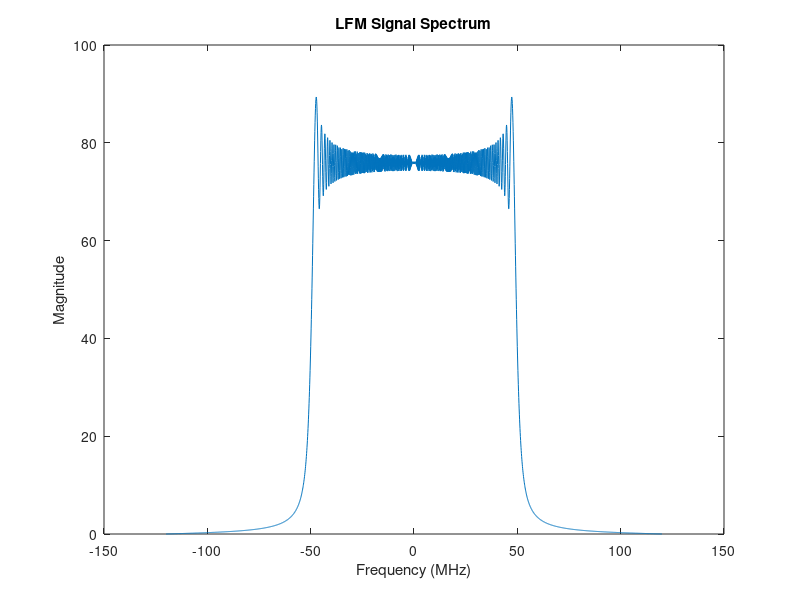
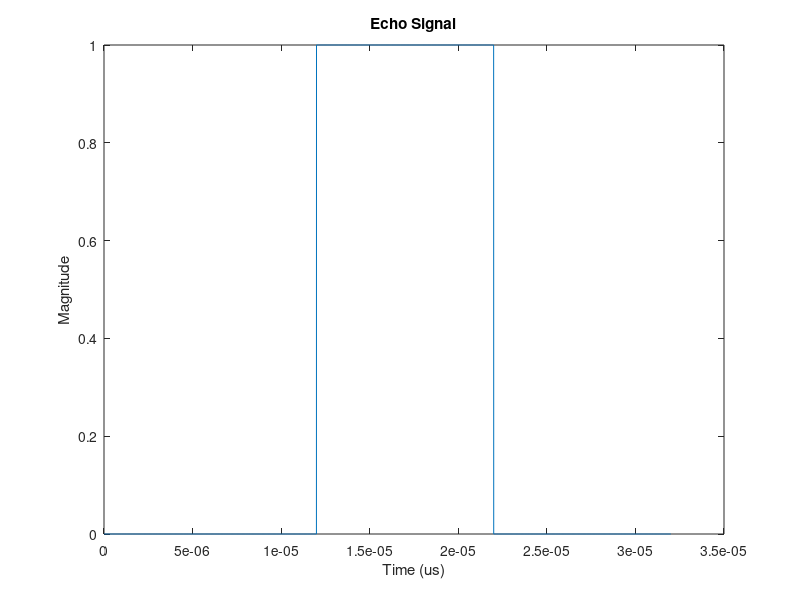
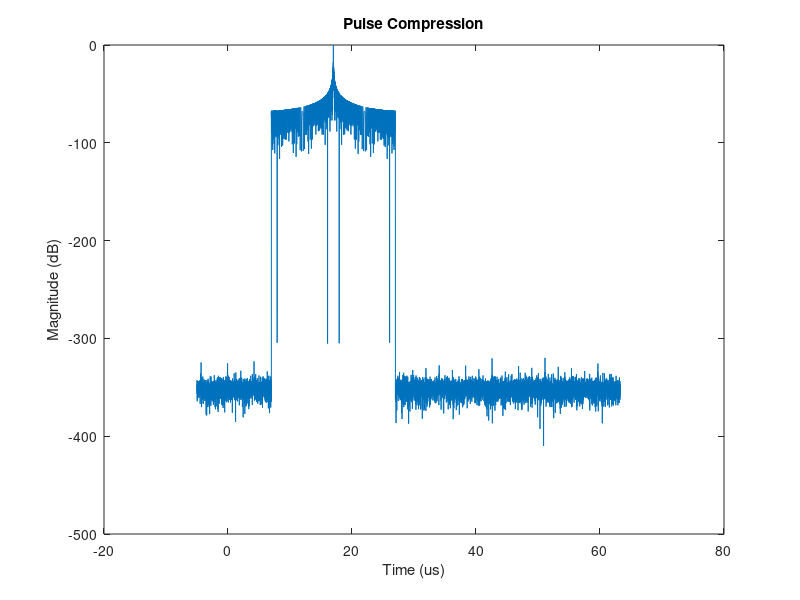
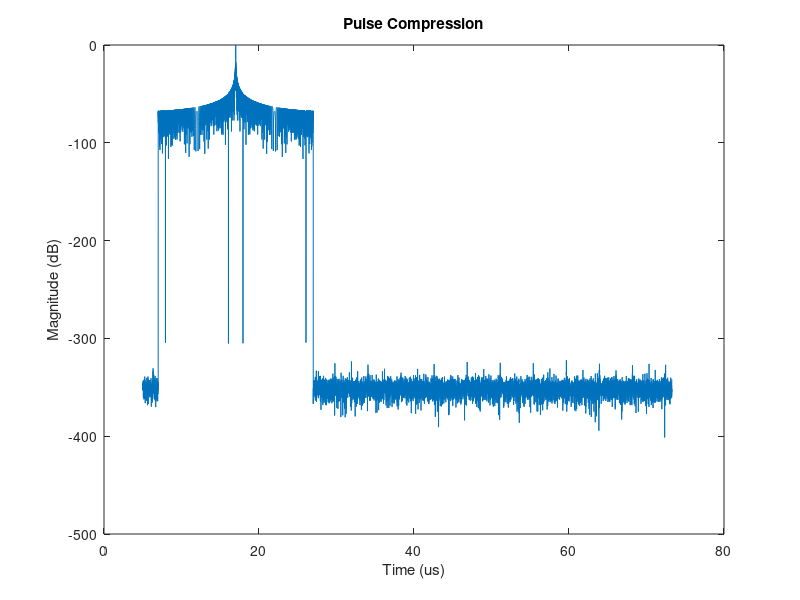

Reproduce these figures in MATLAB, in order.
Tp = 10e-6; % 10us
B = 100e6; % 100MHz
alpha = 1.2;
timeRange = 32e-6;
delay = 17e-6;
fs = round(2*B*alpha);
gamma = B/Tp;
normalized2dB = @(x) 20*log10(abs(x)/max(abs(x)));

%% Reference Signal
referenceN = Tp*fs + 1;
referenceTime = -Tp/2:1/fs:Tp/2;
referenceSignal = exp(1i*pi*gamma*referenceTime.^2);
referenceF = (-(referenceN - 1)/2:(referenceN - 1)/2)/referenceN*fs;
figure;
plot(referenceF/1e6, abs(fftshift(fft(referenceSignal))));
xlabel('Frequency (MHz)');
ylabel('Magnitude');
title('LFM Signal Spectrum');

%% Echo Signal
receivingN = timeRange*fs + 1;
receivingTime = 0:1/fs:timeRange;
receivingSignal = zeros(1, receivingN);
receivingDelayN = round(delay*fs - referenceN/2);
receivingSignal(receivingDelayN:receivingDelayN + referenceN - 1) = referenceSignal;
figure;
plot(receivingTime, abs(receivingSignal));
xlabel('Time (us)');
ylabel('Magnitude');
title('Echo Signal');

%% Pulse Compression
% Frequency Domain
% Reference Signal - Time Domain Filping and Conjugating-> Matched Filter
matchedFilterN = 2^nextpow2(referenceN + receivingN - 1);
matchedFilterTime_referenceSignal = (0:matchedFilterN - 1)/fs - Tp/2;
matchedFilter_referenceSignal = conj(flip(referenceSignal));
matchedFilterH_referenceSignal = fft(matchedFilter_referenceSignal, matchedFilterN);
matchedFilterOutput_referenceSignal = ifft(matchedFilterH_referenceSignal.*fft(receivingSignal, matchedFilterN));
figure;
plot(matchedFilterTime_referenceSignal*1e6, normalized2dB(matchedFilterOutput_referenceSignal));
xlabel('Time (us)');
ylabel('Magnitude (dB)');
title('Pulse Compression');
% Reference Signal - Frequency Domain Conjugating -> Matched Filter
matchedFilterTime_referenceSignal2 = (0:matchedFilterN - 1)/fs + Tp/2;
matchedFilterH_referenceSignal2 = conj(fft(referenceSignal, matchedFilterN));
matchedFilterOutput_referenceSignal2 = ifft(matchedFilterH_referenceSignal2.*fft(receivingSignal, matchedFilterN));
figure;
plot(matchedFilterTime_referenceSignal2*1e6, normalized2dB(matchedFilterOutput_referenceSignal2));
xlabel('Time (us)');
ylabel('Magnitude (dB)');
title('Pulse Compression');
% Frequency Domain Generation
deltaF = fs/matchedFilterN;
matchedFilterF = (-matchedFilterN/2:(matchedFilterN/2 - 1))/matchedFilterN*fs;
matchedFilterF_frequencyGeneration = -B/2:deltaF:B/2;
matchedFilterN_frequecnyGeneration = length(matchedFilterF_frequencyGeneration);
matchedFilterH_frequencyGeneration = zeros(1, matchedFilterN);
matchedFilterH_frequencyGeneration(1, matchedFilterN/2 - (matchedFilterN_frequecnyGeneration - 1)/2:matchedFilterN/2 + (matchedFilterN_frequecnyGeneration - 1)/2) = exp(1i*pi/gamma*matchedFilterF_frequencyGeneration.^2);
matchedFilterOutput_frequencyGeneration = ifft(ifftshift(matchedFilterH_frequencyGeneration).*fft(receivingSignal, matchedFilterN));
figure;
plot(matchedFilterTime_referenceSignal2*1e6, normalized2dB(matchedFilterOutput_frequencyGeneration));
xlabel('Time (us)');
ylabel('Magnitude (dB)');
title('Pulse Compression');
% Time Domain
% Linear Convolution
linearConvolutionTime = (-(referenceN - 3)/2:((referenceN - 1)/2 + receivingN))/fs;
linearConvolutionOutput = conv(conj(referenceSignal), receivingSignal);
figure;
plot(linearConvolutionTime*1e6, normalized2dB(linearConvolutionOutput));
xlabel('Time (us)');
ylabel('Magnitude (dB)');
title('Pulse Compression');